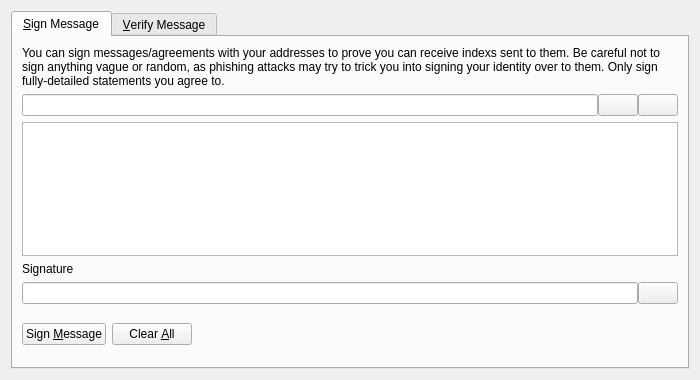
<?xml version="1.0" encoding="UTF-8"?>
<ui version="4.0">
 <class>SignVerifyMessageDialog</class>
 <widget class="QDialog" name="SignVerifyMessageDialog">
  <property name="geometry">
   <rect>
    <x>0</x>
    <y>0</y>
    <width>700</width>
    <height>380</height>
   </rect>
  </property>
  <property name="windowTitle">
   <string>Signatures - Sign / Verify a Message</string>
  </property>
  <property name="modal">
   <bool>true</bool>
  </property>
  <layout class="QVBoxLayout" name="verticalLayout">
   <item>
    <widget class="QTabWidget" name="tabWidget">
     <property name="currentIndex">
      <number>0</number>
     </property>
     <widget class="QWidget" name="tabSignMessage">
      <attribute name="title">
       <string>&amp;Sign Message</string>
      </attribute>
      <layout class="QVBoxLayout" name="verticalLayout_SM">
       <item>
        <widget class="QLabel" name="infoLabel_SM">
         <property name="text">
          <string>You can sign messages/agreements with your addresses to prove you can receive indexs sent to them. Be careful not to sign anything vague or random, as phishing attacks may try to trick you into signing your identity over to them. Only sign fully-detailed statements you agree to.</string>
         </property>
         <property name="textFormat">
          <enum>Qt::PlainText</enum>
         </property>
         <property name="wordWrap">
          <bool>true</bool>
         </property>
        </widget>
       </item>
       <item>
        <layout class="QHBoxLayout" name="horizontalLayout_1_SM">
         <property name="spacing">
          <number>0</number>
         </property>
         <item>
          <widget class="QValidatedLineEdit" name="addressIn_SM">
           <property name="toolTip">
            <string>The Bitcoin address to sign the message with</string>
           </property>
          </widget>
         </item>
         <item>
          <widget class="QPushButton" name="addressBookButton_SM">
           <property name="toolTip">
            <string>Choose previously used address</string>
           </property>
           <property name="text">
            <string/>
           </property>
           <property name="icon">
            <iconset resource="../bitcoin.qrc">
             <normaloff>:/icons/address-book</normaloff>:/icons/address-book</iconset>
           </property>
           <property name="shortcut">
            <string>Alt+A</string>
           </property>
           <property name="autoDefault">
            <bool>false</bool>
           </property>
          </widget>
         </item>
         <item>
          <widget class="QPushButton" name="pasteButton_SM">
           <property name="toolTip">
            <string>Paste address from clipboard</string>
           </property>
           <property name="text">
            <string/>
           </property>
           <property name="icon">
            <iconset resource="../bitcoin.qrc">
             <normaloff>:/icons/editpaste</normaloff>:/icons/editpaste</iconset>
           </property>
           <property name="shortcut">
            <string>Alt+P</string>
           </property>
           <property name="autoDefault">
            <bool>false</bool>
           </property>
          </widget>
         </item>
        </layout>
       </item>
       <item>
        <widget class="QPlainTextEdit" name="messageIn_SM">
         <property name="toolTip">
          <string>Enter the message you want to sign here</string>
         </property>
        </widget>
       </item>
       <item>
        <widget class="QLabel" name="signatureLabel_SM">
         <property name="text">
          <string>Signature</string>
         </property>
         <property name="textFormat">
          <enum>Qt::PlainText</enum>
         </property>
        </widget>
       </item>
       <item>
        <layout class="QHBoxLayout" name="horizontalLayout_2_SM">
         <property name="spacing">
          <number>0</number>
         </property>
         <item>
          <widget class="QLineEdit" name="signatureOut_SM">
           <property name="font">
            <font>
             <italic>true</italic>
            </font>
           </property>
           <property name="readOnly">
            <bool>true</bool>
           </property>
          </widget>
         </item>
         <item>
          <widget class="QPushButton" name="copySignatureButton_SM">
           <property name="toolTip">
            <string>Copy the current signature to the system clipboard</string>
           </property>
           <property name="text">
            <string/>
           </property>
           <property name="icon">
            <iconset resource="../bitcoin.qrc">
             <normaloff>:/icons/editcopy</normaloff>:/icons/editcopy</iconset>
           </property>
           <property name="autoDefault">
            <bool>false</bool>
           </property>
          </widget>
         </item>
        </layout>
       </item>
       <item>
        <layout class="QHBoxLayout" name="horizontalLayout_3_SM">
         <item>
          <widget class="QPushButton" name="signMessageButton_SM">
           <property name="toolTip">
            <string>Sign the message to prove you own this XFS address</string>
           </property>
           <property name="text">
            <string>Sign &amp;Message</string>
           </property>
           <property name="icon">
            <iconset resource="../bitcoin.qrc">
             <normaloff>:/icons/edit</normaloff>:/icons/edit</iconset>
           </property>
           <property name="autoDefault">
            <bool>false</bool>
           </property>
          </widget>
         </item>
         <item>
          <widget class="QPushButton" name="clearButton_SM">
           <property name="toolTip">
            <string>Reset all sign message fields</string>
           </property>
           <property name="text">
            <string>Clear &amp;All</string>
           </property>
           <property name="icon">
            <iconset resource="../bitcoin.qrc">
             <normaloff>:/icons/remove</normaloff>:/icons/remove</iconset>
           </property>
           <property name="autoDefault">
            <bool>false</bool>
           </property>
          </widget>
         </item>
         <item>
          <spacer name="horizontalSpacer_1_SM">
           <property name="orientation">
            <enum>Qt::Horizontal</enum>
           </property>
           <property name="sizeHint" stdset="0">
            <size>
             <width>40</width>
             <height>48</height>
            </size>
           </property>
          </spacer>
         </item>
         <item>
          <widget class="QLabel" name="statusLabel_SM">
           <property name="font">
            <font>
             <weight>75</weight>
             <bold>true</bold>
            </font>
           </property>
           <property name="text">
            <string/>
           </property>
           <property name="wordWrap">
            <bool>true</bool>
           </property>
          </widget>
         </item>
         <item>
          <spacer name="horizontalSpacer_2_SM">
           <property name="orientation">
            <enum>Qt::Horizontal</enum>
           </property>
           <property name="sizeHint" stdset="0">
            <size>
             <width>40</width>
             <height>48</height>
            </size>
           </property>
          </spacer>
         </item>
        </layout>
       </item>
      </layout>
     </widget>
     <widget class="QWidget" name="tabVerifyMessage">
      <attribute name="title">
       <string>&amp;Verify Message</string>
      </attribute>
      <layout class="QVBoxLayout" name="verticalLayout_VM">
       <item>
        <widget class="QLabel" name="infoLabel_VM">
         <property name="text">
          <string>Enter the receiver's address, message (ensure you copy line breaks, spaces, tabs, etc. exactly) and signature below to verify the message. Be careful not to read more into the signature than what is in the signed message itself, to avoid being tricked by a man-in-the-middle attack. Note that this only proves the signing party receives with the address, it cannot prove sendership of any transaction!</string>
         </property>
         <property name="textFormat">
          <enum>Qt::PlainText</enum>
         </property>
         <property name="alignment">
          <set>Qt::AlignLeading|Qt::AlignLeft|Qt::AlignTop</set>
         </property>
         <property name="wordWrap">
          <bool>true</bool>
         </property>
        </widget>
       </item>
       <item>
        <layout class="QHBoxLayout" name="horizontalLayout_1_VM">
         <property name="spacing">
          <number>0</number>
         </property>
         <item>
          <widget class="QValidatedLineEdit" name="addressIn_VM">
           <property name="toolTip">
            <string>The XFS address the message was signed with</string>
           </property>
          </widget>
         </item>
         <item>
          <widget class="QPushButton" name="addressBookButton_VM">
           <property name="toolTip">
            <string>Choose previously used address</string>
           </property>
           <property name="text">
            <string/>
           </property>
           <property name="icon">
            <iconset resource="../bitcoin.qrc">
             <normaloff>:/icons/address-book</normaloff>:/icons/address-book</iconset>
           </property>
           <property name="shortcut">
            <string>Alt+A</string>
           </property>
           <property name="autoDefault">
            <bool>false</bool>
           </property>
          </widget>
         </item>
        </layout>
       </item>
       <item>
        <widget class="QPlainTextEdit" name="messageIn_VM"/>
       </item>
       <item>
        <widget class="QValidatedLineEdit" name="signatureIn_VM"/>
       </item>
       <item>
        <layout class="QHBoxLayout" name="horizontalLayout_2_VM">
         <item>
          <widget class="QPushButton" name="verifyMessageButton_VM">
           <property name="toolTip">
            <string>Verify the message to ensure it was signed with the specified XFS address</string>
           </property>
           <property name="text">
            <string>Verify &amp;Message</string>
           </property>
           <property name="icon">
            <iconset resource="../bitcoin.qrc">
             <normaloff>:/icons/transaction_0</normaloff>:/icons/transaction_0</iconset>
           </property>
           <property name="autoDefault">
            <bool>false</bool>
           </property>
          </widget>
         </item>
         <item>
          <widget class="QPushButton" name="clearButton_VM">
           <property name="toolTip">
            <string>Reset all verify message fields</string>
           </property>
           <property name="text">
            <string>Clear &amp;All</string>
           </property>
           <property name="icon">
            <iconset resource="../bitcoin.qrc">
             <normaloff>:/icons/remove</normaloff>:/icons/remove</iconset>
           </property>
           <property name="autoDefault">
            <bool>false</bool>
           </property>
          </widget>
         </item>
         <item>
          <spacer name="horizontalSpacer_1_VM">
           <property name="orientation">
            <enum>Qt::Horizontal</enum>
           </property>
           <property name="sizeHint" stdset="0">
            <size>
             <width>40</width>
             <height>48</height>
            </size>
           </property>
          </spacer>
         </item>
         <item>
          <widget class="QLabel" name="statusLabel_VM">
           <property name="font">
            <font>
             <weight>75</weight>
             <bold>true</bold>
            </font>
           </property>
           <property name="text">
            <string/>
           </property>
           <property name="wordWrap">
            <bool>true</bool>
           </property>
          </widget>
         </item>
         <item>
          <spacer name="horizontalSpacer_2_VM">
           <property name="orientation">
            <enum>Qt::Horizontal</enum>
           </property>
           <property name="sizeHint" stdset="0">
            <size>
             <width>40</width>
             <height>48</height>
            </size>
           </property>
          </spacer>
         </item>
        </layout>
       </item>
      </layout>
     </widget>
    </widget>
   </item>
  </layout>
 </widget>
 <customwidgets>
  <customwidget>
   <class>QValidatedLineEdit</class>
   <extends>QLineEdit</extends>
   <header>qvalidatedlineedit.h</header>
  </customwidget>
 </customwidgets>
 <resources>
  <include location="../bitcoin.qrc"/>
 </resources>
 <connections/>
</ui>
